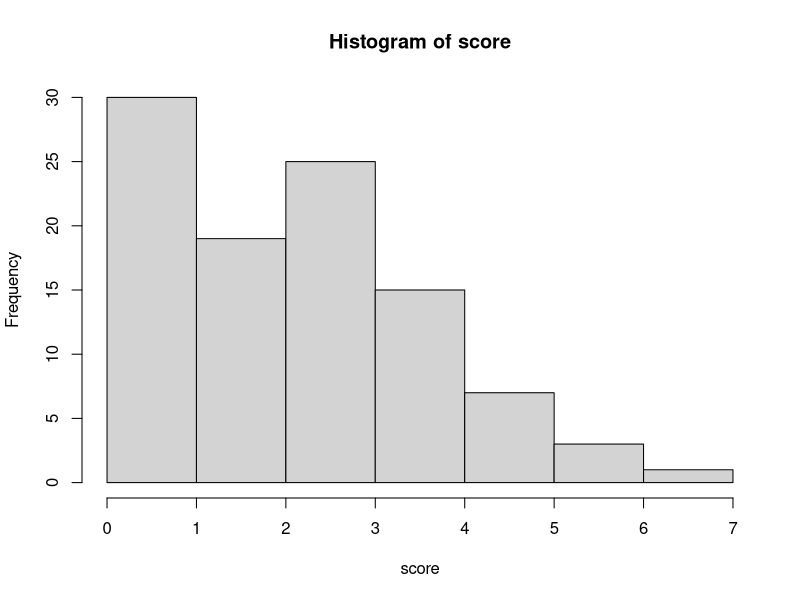
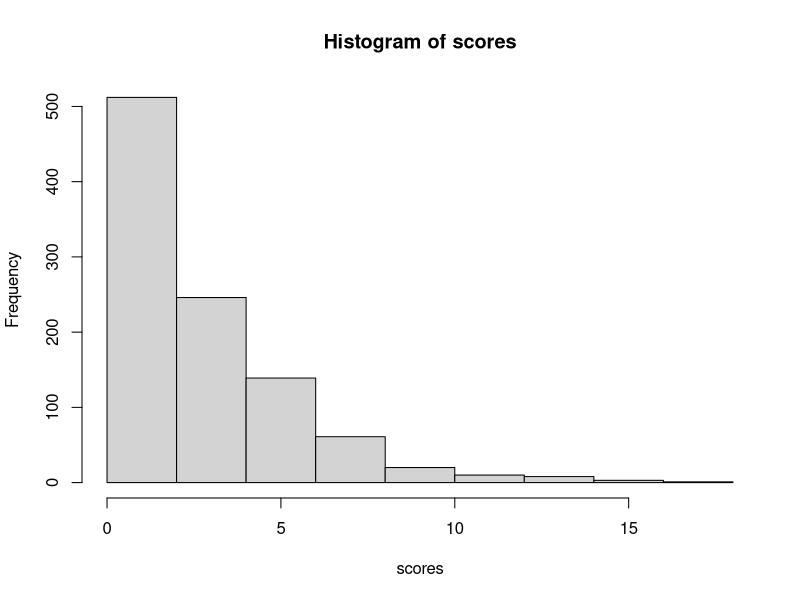

The R script that drew these images, in order:
setClass('batter', slots = list(name = 'character', average = 'numeric', obp = 'numeric', bb = 'numeric', single = 'numeric', double = 'numeric', triple = 'numeric', hr = 'numeric', base = 'numeric'))
setClass('pitcher', slots = list(name = 'character', obpa = 'numeric'))
b1 <- new('batter', name = 'Juan', average = .250, obp = .325, single = .45, double = .25, triple = .05, hr = .1, bb = .15, base = 0)
b2 <- new('batter', name = 'Juan2', average = .203, obp = .325, single = .45, double = .25, triple = .05, hr = .1, bb = .15, base = 0)
b3 <- new('batter', name = 'Juan3', average = .287, obp = .325, single = .45, double = .25, triple = .05, hr = .1, bb = .15, base = 0)
b4 <- new('batter', name = 'Juan4', average = .303, obp = .325, single = .45, double = .25, triple = .05, hr = .1, bb = .15, base = 0)
b5 <- new('batter', name = 'Juan5', average = .254, obp = .325, single = .45, double = .25, triple = .05, hr = .1, bb = .15, base = 0)
b6 <- new('batter', name = 'Juan6', average = .233, obp = .325, single = .45, double = .25, triple = .05, hr = .1, bb = .15, base = 0)
b7 <- new('batter', name = 'Juan7', average = .244, obp = .325, single = .45, double = .25, triple = .05, hr = .1, bb = .15, base = 0)
b8 <- new('batter', name = 'Juan8', average = .332, obp = .325, single = .45, double = .25, triple = .05, hr = .1, bb = .15, base = 0)
b9 <- new('batter', name = 'Juan9', average = .167, obp = .325, single = .45, double = .25, triple = .05, hr = .1, bb = .15, base = 0)
p1 <- new('pitcher', name = 'John', obpa =.260)

lineup <- c(b1, b2, b3, b4, b5, b6, b7, b8, b9)
N <- 100
inning <- 1
score <- rep(NA, N)


#finding out if for loop works
for (i in 1:N) {

  runs <- 0
  
  for (batter in lineup){
    
    slot(batter, 'obp') <- (slot(batter, 'obp') + slot(p1, 'obpa'))/2
    
    num <- runif(1, min = 0, max = 1)
    
    if (num <= slot(batter, 'obp')) {
      
      runs <- runs + 1
    
      }
  }
  
  score[i] <- runs
}

hist(score)

#Testing batter
scores <- c()
for (i in 1:1000) {
runs <- 0
inning <- 1
while (inning < 10) {
  outs <- 0
  onbase <- c()
  #while (outs < 3) {
    for (batter in lineup) {
      num <- runif(1, min = 0, max = 1)#Create random number between 0 and 1
      slot(batter, 'obp') <- (slot(batter, 'obp') + slot(p1, 'obpa'))/2 #average pitcher's skill and batter's skill
      print(onbase)
      #if they get on base
      if (num < slot(batter, 'obp')) {
        num2 <- runif(1, min = 0, max = 1)
        
        if (num2 < slot(batter, 'single')) {#get a single
          
          #move rest of batters on base
          for (b in onbase) {
            b <- b + 1
            if (b >= 4) {
              runs <- runs + 1
              b <- NULL
            }
          }
          onbase <- c(onbase, 1)
         } else if (num2 < slot(batter, 'single') + slot(batter, 'double')) {#If batter doubles
           slot(batter, 'base') <- 2

           #move rest of batters on base
           for (b in onbase) {
             b <- b + 2
             if (b >= 4) {
               runs <- runs + 1
               b <- NULL
             }
           }
           onbase <- c(onbase, 2)
            #print(onbase)
         } else if (num2 < slot(batter, 'single') + slot(batter, 'double') + slot(batter, 'triple')) {#If batter triples

           #move rest of batters on base
           for (b in onbase) {
             b <- b + 3
             if (b >= 4) {
               runs <- runs + 1
               b <- NULL
             }
           }
           onbase <- c(onbase, 3)
           #print(onbase)
         } else if (num2 < slot(batter, 'single') + slot(batter, 'double')+ slot(batter, 'triple')+ slot(batter, 'hr')) {#If batter homeruns
             runs <- runs + 1
           #move rest of batters on base
             for (b in onbase) {
               runs = runs + 1
             }

             #print(onbase)
          
        }} else { #batter is out
          outs <- outs + 1
        }
        
      if (outs == 3) {
        # for (b in onbase) {
        #   if (b >= 4) {
        #     runs <- runs + 4
        #   }
        # }
        onbase <- c()
        break
      }}
  inning <- inning + 1
  print(paste("Inning: ",inning))
  print(paste("runs: ", runs))
}
scores <- c(scores, runs)
}

hist(scores)

for (b in onbase) {
  b <- b + 1
  print(b)
}

if (num < slot(batter, 'obp')) {
  onbase <- c(onbase, batter)
  num2 <- runif(1, min = 0, max = 1)
  
  if (num2 < slot(batter, 'single')) {#get a single
    onbase <- c(onbase, batter)
    #move rest of batters on base
    for (b in onbase) {
      print(slot(b, 'base'))
      print(slot(b, 'name'))
      if (slot(b, 'base') >= 4) {
        runs <- runs + 1
        slot(b, 'base') <- -1000
      }
    }}} 






onbase <- c(onbase, batter)
onbase
for (b in onbase) {
  slot(b, 'base') <- slot(b, 'base') + 1
  print(slot(b, 'base'))
}
# x <- 0
# while (x<1) {
#   for (batter in lineup) {
#     print(slot(batter, 'obp'))
#     x <- x + 1
#   }
# }


# num <- runif(1, min = 0, max = 1)
# print(num)
# if (num <= slot(p1, 'average')) {
#   print(slot(p1, 'name'))
# }

# month1 <- month(Sys.Date())
# day1 <- day(Sys.Date())
# name <- paste('C:/data-', month1, '/', day1, '.csv', sep = '')
# write.csv(dataset, file = name) 

